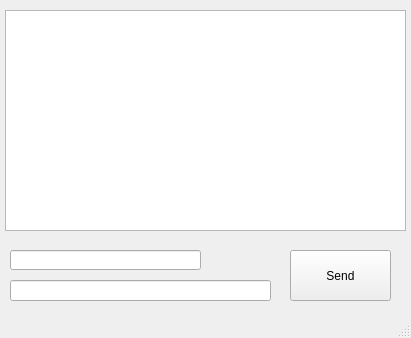
<?xml version="1.0" encoding="UTF-8"?>
<ui version="4.0">
 <class>MainWindow</class>
 <widget class="QMainWindow" name="MainWindow">
  <property name="geometry">
   <rect>
    <x>0</x>
    <y>0</y>
    <width>411</width>
    <height>338</height>
   </rect>
  </property>
  <property name="windowTitle">
   <string>MainWindow</string>
  </property>
  <widget class="QWidget" name="centralwidget">
   <widget class="QPushButton" name="Send">
    <property name="geometry">
     <rect>
      <x>290</x>
      <y>250</y>
      <width>101</width>
      <height>51</height>
     </rect>
    </property>
    <property name="text">
     <string>Send</string>
    </property>
   </widget>
   <widget class="QLineEdit" name="lineEdit">
    <property name="geometry">
     <rect>
      <x>10</x>
      <y>250</y>
      <width>191</width>
      <height>20</height>
     </rect>
    </property>
   </widget>
   <widget class="QLineEdit" name="lineEdit_2">
    <property name="geometry">
     <rect>
      <x>10</x>
      <y>280</y>
      <width>261</width>
      <height>21</height>
     </rect>
    </property>
   </widget>
   <widget class="QListView" name="listView">
    <property name="geometry">
     <rect>
      <x>5</x>
      <y>10</y>
      <width>401</width>
      <height>221</height>
     </rect>
    </property>
   </widget>
  </widget>
  <widget class="QMenuBar" name="menubar">
   <property name="geometry">
    <rect>
     <x>0</x>
     <y>0</y>
     <width>411</width>
     <height>18</height>
    </rect>
   </property>
  </widget>
  <widget class="QStatusBar" name="statusbar"/>
 </widget>
 <resources/>
 <connections/>
</ui>
